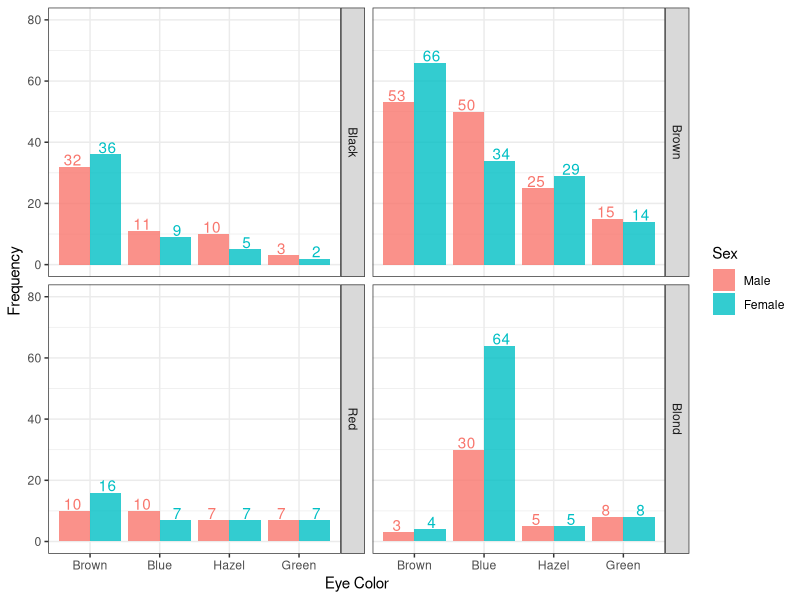
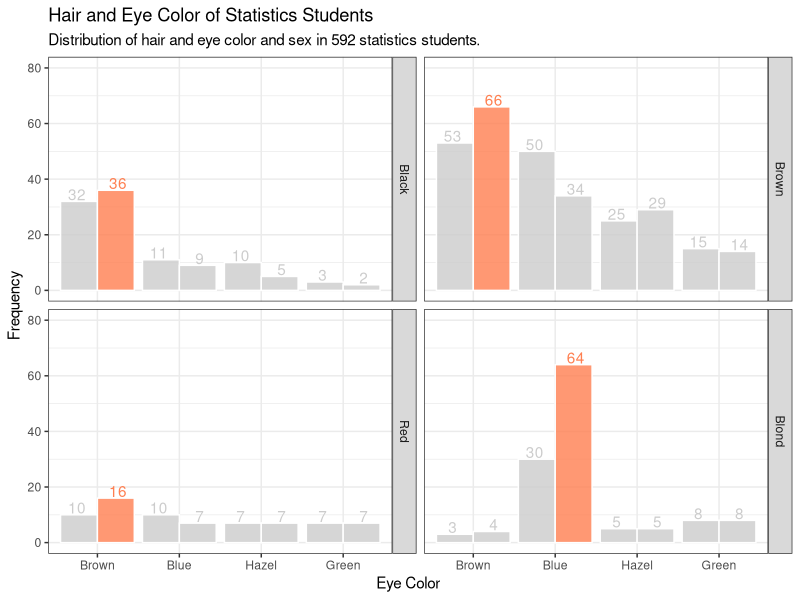
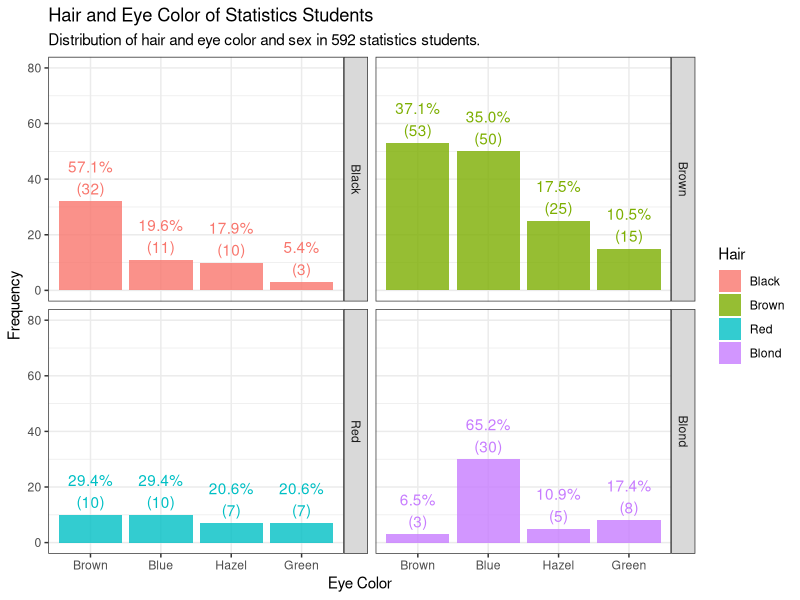
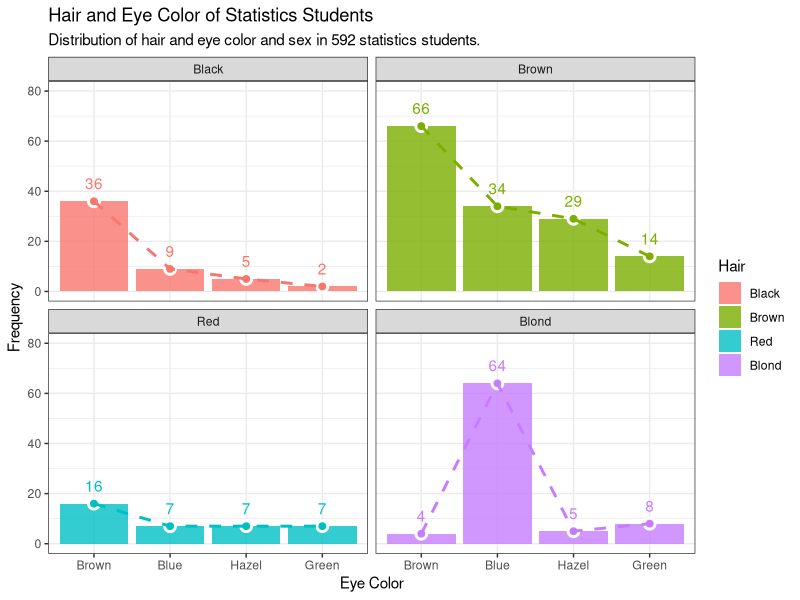

Write R code to recreate these figures, in order.
## ---- chunk 1
graphics.off()
rm(list = ls())
gc()
## ---- chunk 2
version
## ---- chunk 3
library(tidyverse)
library(scales)

## ---- chunk 4
head(HairEyeColor)

## ---- chunk 5
df <- as.data.frame.table(HairEyeColor)
df |> head()

## ---- chunk 6
df |> 
  ggplot(aes(x = Eye, y = Freq, fill = Sex, label = Freq)) +
  geom_col(alpha = 0.8, position = "dodge") +
  geom_text(aes(color = Sex, group = Sex), position = position_dodge(width = 1), vjust = -0.1, show.legend = FALSE) +
  labs(x = "Eye Color", y = "Frequency") +
  facet_wrap(~ Hair, strip.position = c("right")) +
  scale_y_continuous(limits = c(0,80), breaks = seq(0,80,20)) +
  theme_bw()

## ---- chunk 7
df |> 
  group_by(Hair) |> 
  mutate(Chk = max(Freq) == Freq) |> 
  ggplot(aes(x = Eye, y = Freq, label = Freq, group = Sex)) +
  geom_col(aes(fill = Chk), color = "white", alpha = 0.8, position = "dodge", show.legend = FALSE) +
  geom_text(aes(color = Chk, group = Sex), position = position_dodge(width = 1), vjust = -0.1, show.legend = FALSE) +
  labs(title = "Hair and Eye Color of Statistics Students",
       subtitle = "Distribution of hair and eye color and sex in 592 statistics students.", 
       x = "Eye Color", y = "Frequency") +
  facet_wrap(~ Hair, strip.position = c("right")) +
  scale_y_continuous(limits = c(0,80), breaks = seq(0,80,20)) +
  scale_fill_manual(values = c("gray80","coral")) +
  scale_color_manual(values = c("gray80", "coral")) +
  theme_bw()

## ---- chunk 8
df |> 
  filter(Sex == "Male") |> 
  group_by(Hair) |> 
  mutate(Ratio = Freq / sum(Freq)) |> 
  ggplot(aes(x = Eye, y = Freq, fill = Hair, label = Ratio)) +
  geom_col(alpha = 0.8) +
  # geom_text(aes(label = paste(round(Ratio*100,1), "%"), color = Hair), vjust = -0.1) +
  geom_text(aes(label = paste0(scales::percent(round(Ratio,3)),"\n","(",Freq,")"), color = Hair), 
            vjust = -0.2, hjust = 0.5, show.legend = FALSE) +
  labs(title = "Hair and Eye Color of Statistics Students",
       subtitle = "Distribution of hair and eye color and sex in 592 statistics students.", 
       x = "Eye Color", y = "Frequency") +
  facet_wrap(~ Hair, strip.position = c("right")) +
  scale_y_continuous(limits = c(0,80), breaks = seq(0,80,20)) +
  theme_bw()
  
## ---- chunk 9
df |> 
  filter(Sex == "Female") |> 
  ggplot(aes(x = Eye, y = Freq, fill = Hair, label = Freq)) +
  geom_col(alpha = 0.8) +
  geom_point(color = "white", size = 4, show.legend = FALSE) +
  geom_point(aes(color = Hair), size = 2, show.legend = FALSE) +
  geom_path(aes(group = Hair, color = Hair), lty = 2, linewidth = 1, show.legend = FALSE) +
  geom_text(aes(color = Hair), vjust = -1.0, show.legend = FALSE) +
  labs(title = "Hair and Eye Color of Statistics Students",
       subtitle = "Distribution of hair and eye color and sex in 592 statistics students.", 
       x = "Eye Color", y = "Frequency") +
  facet_wrap(~ Hair) +
  scale_y_continuous(limits = c(0,80), breaks = seq(0,80,20)) +
  theme_bw()

## ---- chunk 10
ggsave("image.png")
